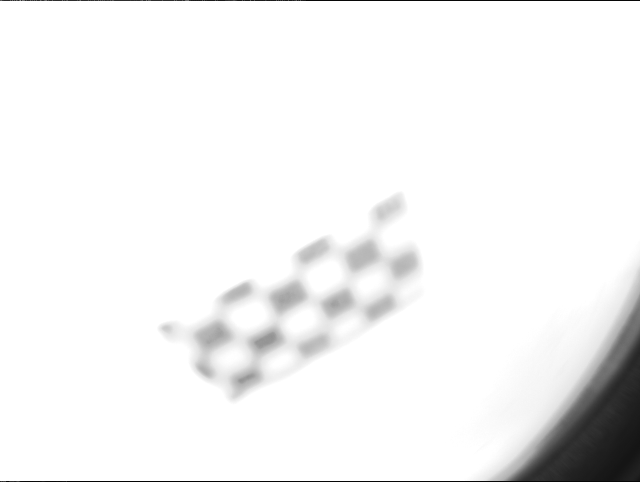
#> input picture SampleData/Bad/Raw_Image_153.bmp, 1280 x 964 px (shown at 1/2 size); its folder holds only this picture in this run
$ python predict.py   (Python 2 division)   (older library calls are emulated)
#> lines starting #> are read from the running program, lines starting #| are printed output that depends on the picture
import glob
import numpy as np
import matplotlib.pyplot as plt
import os
from sklearn.model_selection import train_test_split
import scipy.misc as ms
import scipy.ndimage as nd
import argparse
import cv2
from imutils import paths
def resize(X, orig_reso, w=100, h=100):
    r,c = w,h
    X_new = np.zeros((X.shape[0],r*c))
    for i in range(X.shape[0]):
        X_new[i,:] = ms.imresize(X[i,:].reshape(orig_reso[0],orig_reso[1]),(r,c),interp='cubic').flatten()
    return X_new
def sigmoid(X):
    return 1.0 / (1.0 + np.exp(-X))
## Different Activaion Function
def h(theta,X,func='sig'):
    a = theta.dot(X.T)
    if(func== 'tanh'):
        return np.tanh(a)
    if func == 'none':
        return a
    if func == 'softplus':
        return np.log(1 + np.exp(a))
    if func == 'relu':
        return np.maximum(0.01*a, a)
    if func == 'softmax':
        a1 = np.exp(a)
        a1 = a1 / np.sum(a1, axis = 0, keepdims = True)
        return a1
    return sigmoid(a)
def validate(theta1, theta2, X, act = 'sig'):
    aa1 = h(theta1,X,act)
    aa1 = np.insert(aa1, 0, 1, axis=0)
    aa2 = h(theta2,aa1.T,'softmax')
    accu_matrix = np.argmax(aa2,axis=0)
    return accu_matrix

for imagepath in paths.list_images('/Users/rjosyula/Pictures/ImageClassification3/Images/Bad/'):
    ## Extracting the Info from Training Set Results from tmp dir
    inp_image = ms.imread(imagepath, mode ="L")
#> inp_image is the input picture: shape (964, 1280); min 0, max 255, mean 243.7
    #print(inp_image.shape)
    ## Rescalling the Inputs
    #inp_image = inp_image.flatten()
    inp_image = nd.median_filter(inp_image,3)
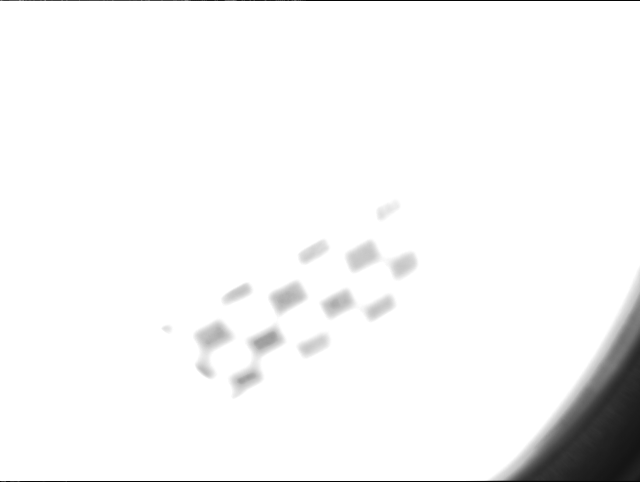
#> inp_image: shape (964, 1280) (shown at 1/2 size); min 0, max 255, mean 245.6
    #print(inp_image.shape)
    orig_reso = (964,1280)
    #inp_image = resize(inp_image, orig_reso)
    inp_image = ms.imresize(inp_image.reshape(orig_reso[0],orig_reso[1]),(100,100),interp='cubic').flatten()
#> inp_image = 10000 values, max 255 at index 100, min 18 at index 9995, mean 245.8
    inp_image = inp_image/255.0
#> inp_image = 10000 values, max 1 at index 100, min 0.0706 at index 9995, mean 0.964
    #print(inp_image.shape)

    inp_image = np.insert(inp_image, 0, 1, axis=0)
#> inp_image = 10001 values, max 1 at index 0, min 0.0706 at index 9996, mean 0.964
    #print(inp_image.shape)
    ## Orignal Resolution Of Image

    ## construct the argument parse and parse the arguments
    ap = argparse.ArgumentParser()
    ap.add_argument("-model_dir", "--model_dir", required=False, help="path to model directory")
    args = vars(ap.parse_args())
    ## Retrieving the Temp Folder for Result
    if args["model_dir"]:
      filename = args["model_dir"]+str("/")
    else:
      filename = "/tmp/blur_clear/"
    if not os.path.exists(os.path.dirname(filename)):
        print "No dir exists" + filename
        exit()
#> (the program exits here)

$ run again, on SampleData/Bad/Raw_Image_158.bmp
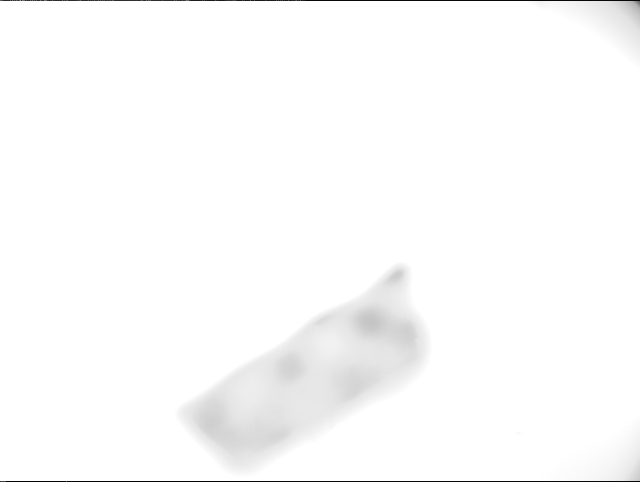
#> input picture SampleData/Bad/Raw_Image_158.bmp, 1280 x 964 px (shown at 1/2 size)
#> inp_image is the input picture: shape (964, 1280); min 0, max 255, mean 251.5
#> `inp_image = nd.median_filter(inp_image,3)`:
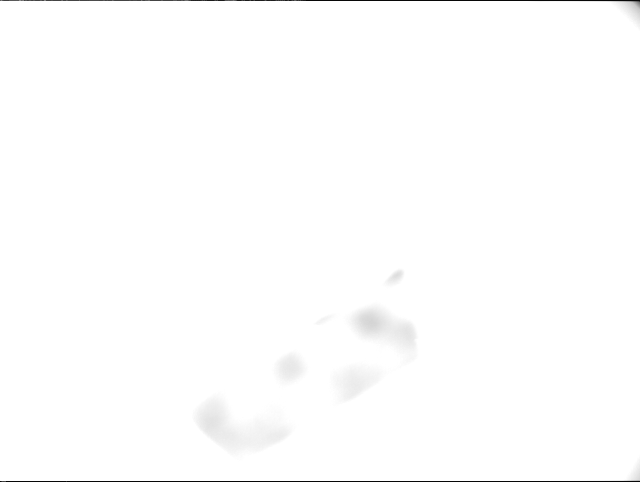
#> inp_image: shape (964, 1280) (shown at 1/2 size); min 0, max 255, mean 253.6
#> `inp_image = ms.imresize(inp_image.reshape(orig_reso[0],orig_reso[1]),(..`: inp_image = 10000 values, max 255 at index 100, min 126 at index 99, mean 253.8
#> `inp_image = inp_image/255.0`: inp_image = 10000 values, max 1 at index 100, min 0.494 at index 99, mean 0.995
#> `inp_image = np.insert(inp_image, 0, 1, axis=0)`: inp_image = 10001 values, max 1 at index 0, min 0.494 at index 100, mean 0.995
